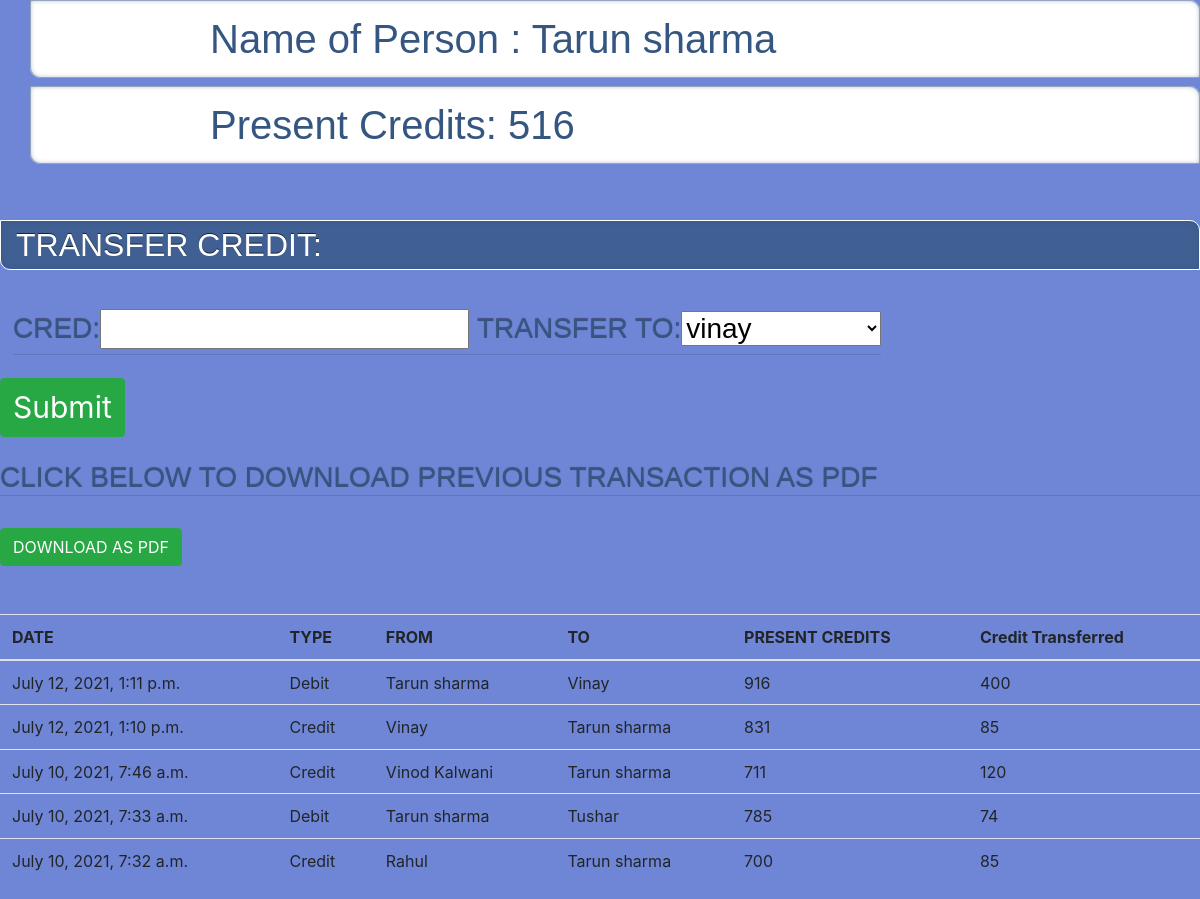
The app's page /home/6 with its own data.
### app/models.py (models this page shows, shortened)
class Person(models.Model):
    name=models.CharField(max_length=30)
    email=models.CharField(max_length=30)
    credit=models.IntegerField(null=False)

class Transaction_history(models.Model):
    Sender=models.IntegerField(null=True)
    Sender_Credit=models.IntegerField(null=True)
    Reciever=models.IntegerField(null=True)
    Reciever_Credit=models.IntegerField(null=True)
    Credit=models.IntegerField(null=True)
    Time=models.DateTimeField(auto_now=True)

### app/views.py (the view, shortened to what this page needs)
# urls.py: url(r'^home/(?P<id>\d+)',views.addc),
def addc(request,id):
    try:
        Person_list=Person.objects.all().values().filter(id=id)
        Person_list_details=Person.objects.all().values()
        for i in Person_list:
            names=i['name']
        form=forms.formname()
        form.getform(id)
        Transaction_history_list=Transaction_history.objects.all().values().filter(Sender=id)|Transaction_history.objects.all().values().filter(Reciever=id).order_by('-Time')
        k={}
        for i in Person_list_details:
            k[int(i['id'])]=i['name']
        def get(id):
            return k[id]
        for i in Transaction_history_list:
            i['Sender']=get(i['Sender'])
            i['Reciever']=get(i['Reciever'])
        context={"Person_list":Person_list,
        "Person_list_details":Person_list_details,
        'form':form,
        "Transactions":Transaction_history_list,
        "names":names,
        }
        for person in Person_list:
            Senders_credit=person['credit']
        return render(request,"cred.html",context)
    except Exception as e:
        print(e)

### app/forms.py
class formname(forms.Form):
    cred=forms.IntegerField(validators=[MinValueValidator(1)])
    Transfer_to=forms.ChoiceField(choices=(getAllOptions()))
    def getform(self,id):
        self.fields["Transfer_to"]=forms.ChoiceField(choices=(gett(id)))

### app/forms.py (called while the page is built)
def gett(*argv):
    try:
        det=Person.objects.all().values()
        k=0
        for i in argv:
            k=i
        options = []
        for (index,item) in enumerate(det):
            if(item['id']==int(k)):
                pass
            else:
                options.append((item['id'],item['name']))
    except Exception as e:
        print(e)
    return options

### templates/cred.html (shortened to what this page needs)
<head>
  {% load static %}
  <link rel="stylesheet" href="{% static 'app/cred.css' %}">
<link rel="stylesheet" href="{% static 'app/css/bootstrap.min.css' %}">
</head>
<body>
<div>
        <h1>   Name of Person :
        {% for Person in Person_list %}
        {{Person.name | capfirst}}
        {% endfor %}
        </h1>
        <h1>Present Credits:
        {% for Person in Person_list %}
        {{Person.credit}}
        {% endfor %}
        </h1>
</div>
<br>
<br>
<h2>TRANSFER CREDIT:</h2>
<br>
<button type="button" class="btn btn-sucess">
 <div class="input">
<form method="POST">
    <h3>{{ form }}
    </h3>
    <button type="submit" class="btn btn-success" style="margin-right:500px; font-size: 30px; ">Submit</button>
</form>
</div>
{% for Person in Person_list %}<br>
<br>
<div>
<h3>Click Below To Download Previous Transaction As Pdf</h3>
<br>
<button class="btn btn-success"><a href="h/{{Person.id}}" style="text-decoration: none; color: white;">DOWNLOAD AS PDF</a></button>
</div>
{% endfor %}
<br>
<br>
      <table class="table">
        <thead>
          <tr>
            <th>DATE</th>
            <th>TYPE</th>
            <th>FROM</th>
            <th>TO</th>
            <th>PRESENT CREDITS</th>
            <th>Credit Transferred</th>
          </tr>
        </thead>
        <tbody>
            {% for Transaction in Transactions %}
          <tr>
              <td>{{Transaction.Time}}</td>
              <td>{% if Transaction.Sender in names %}
                  Debit
                  {% else %}
                  Credit
                  {% endif %}
              </td>
              <td>{{Transaction.Sender| capfirst}}
              </td>
              <td>
                {{ Transaction.Reciever| capfirst}}
              </td>
              <td>{% if Transaction.Sender in names %}
                {{Transaction.Sender_Credit}}
                {% else %}
                {{Transaction.Reciever_Credit}}
                {% endif %}
              </td>
              <td>
                {{Transaction.Credit}}
              </td>
            <tr>
          {% endfor %}
        </tbody>
      </table>
</body>

### static/app/cred.css (style rules this page uses)
body { background-color: #6f86d6 !important; }
h1 { margin-left: 30px; font-weight: 600; font-family: 'Titillium Web', sans-serif; position: relative; font-size: 36px; line-height: 40px; padding: 15px 15px 15px 15%; color: #355681; box-shadow: inset 0 0 0 1px rgba(53,86,129, 0.4), inset 0 0 5px rgba(53,86,129, 0.5), inset -285px 0 35px white; border-radius: 0 10px 0 10px; background: #fff url(../images/bartoszkosowski.jpg) no-repeat center left; }
h2 { margin: 1em 0 0.5em 0; font-weight: normal; position: relative; text-shadow: 0 -1px rgba(0,0,0,0.6); font-size: 28px; line-height: 40px; background: #355681; background: rgba(53,86,129, 0.8); border: 1px solid #fff; padding: 5px 15px; color: white; border-radius: 0 10px 0 10px; box-shadow: inset 0 0 5px rgba(53,86,129, 0.5); font-family: 'Muli', sans-serif; }
h3 { font-weight: 600; font-family: 'Titillium Web', sans-serif; position: relative; text-shadow: 0 -1px 1px rgba(0,0,0,0.4); font-size: 22px; line-height: 40px; color: #355681; text-transform: uppercase; border-bottom: 1px solid rgba(53,86,129, 0.3); }
.input { color:white; text-decoration: solid; }

### records on screen
Person: name "Tarun sharma", credit "516"
Transaction_history: Time "July 12, 2021, 1:11 p.m.", shows "Debit", Sender "Tarun sharma", Reciever "Vinay", Sender_Credit "916", Credit "400"
Transaction_history: Time "July 12, 2021, 1:10 p.m.", shows "Credit", Sender "Vinay", Reciever "Tarun sharma", Reciever_Credit "831", Credit "85"
Transaction_history: Time "July 10, 2021, 7:46 a.m.", shows "Credit", Sender "Vinod Kalwani", Reciever "Tarun sharma", Reciever_Credit "711", Credit "120"
Transaction_history: Time "July 10, 2021, 7:33 a.m.", shows "Debit", Sender "Tarun sharma", Reciever "Tushar", Sender_Credit "785", Credit "74"
Transaction_history: Time "July 10, 2021, 7:32 a.m.", shows "Credit", Sender "Rahul", Reciever "Tarun sharma", Reciever_Credit "700", Credit "85"
